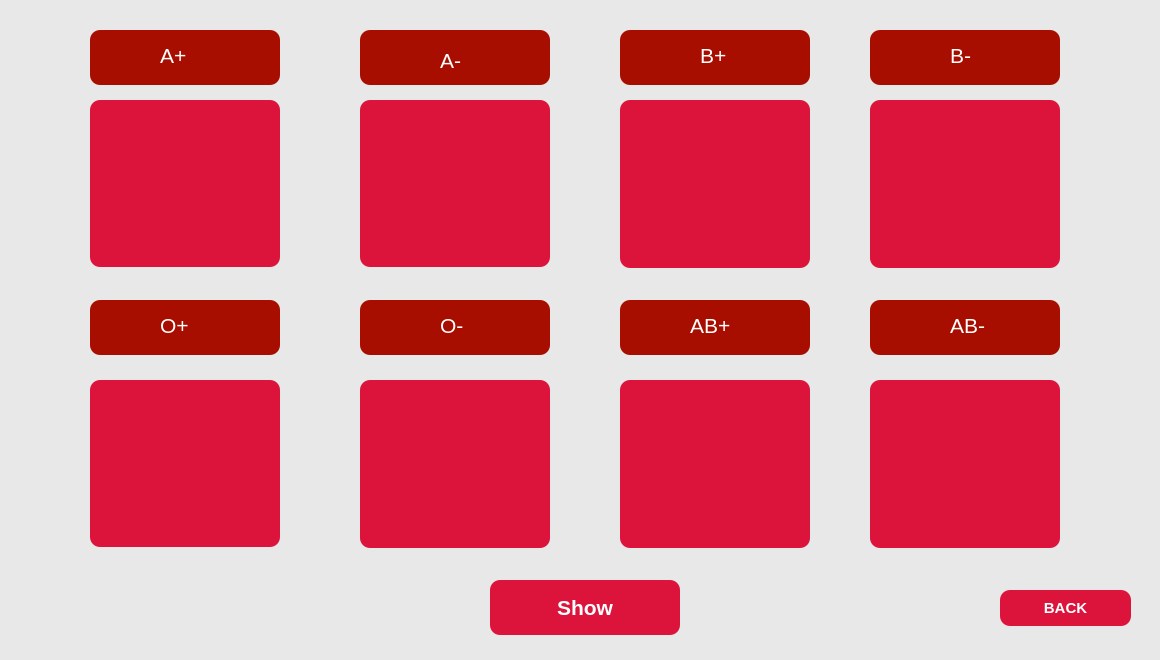
<?xml version="1.0" encoding="UTF-8"?>
<ui version="4.0">
 <class>showAllBagsInfo</class>
 <widget class="QDialog" name="showAllBagsInfo">
  <property name="geometry">
   <rect>
    <x>0</x>
    <y>0</y>
    <width>1160</width>
    <height>660</height>
   </rect>
  </property>
  <property name="windowTitle">
   <string>Dialog</string>
  </property>
  <property name="styleSheet">
   <string notr="true">#showAllBagsInfo{
background-color:	rgb(232,232,232);

}</string>
  </property>
  <widget class="QPlainTextEdit" name="Bminus">
   <property name="enabled">
    <bool>true</bool>
   </property>
   <property name="geometry">
    <rect>
     <x>870</x>
     <y>100</y>
     <width>190</width>
     <height>171</height>
    </rect>
   </property>
   <property name="font">
    <font>
     <family>Times New Roman</family>
     <pointsize>14</pointsize>
     <weight>75</weight>
     <bold>true</bold>
    </font>
   </property>
   <property name="styleSheet">
    <string notr="true">#Bminus{
color:white;
background-color:rgb(220, 20, 60);
border-radius: 10px;
margin-bottom:3px;
}</string>
   </property>
  </widget>
  <widget class="QGroupBox" name="groupBox_2">
   <property name="geometry">
    <rect>
     <x>870</x>
     <y>30</y>
     <width>190</width>
     <height>60</height>
    </rect>
   </property>
   <property name="styleSheet">
    <string notr="true">#groupBox_2{
color:white;
background-color:rgb(168, 14, 0);;
border-radius: 10px;
margin-bottom:5px;
}</string>
   </property>
   <property name="title">
    <string/>
   </property>
   <widget class="QLabel" name="label_4">
    <property name="geometry">
     <rect>
      <x>80</x>
      <y>10</y>
      <width>55</width>
      <height>31</height>
     </rect>
    </property>
    <property name="font">
     <font>
      <pointsize>16</pointsize>
     </font>
    </property>
    <property name="styleSheet">
     <string notr="true">#label_4{
	color: rgb(255, 255, 255);
}</string>
    </property>
    <property name="text">
     <string>B-</string>
    </property>
   </widget>
  </widget>
  <widget class="QPushButton" name="pushButton">
   <property name="geometry">
    <rect>
     <x>490</x>
     <y>580</y>
     <width>190</width>
     <height>60</height>
    </rect>
   </property>
   <property name="font">
    <font>
     <pointsize>16</pointsize>
     <weight>75</weight>
     <bold>true</bold>
    </font>
   </property>
   <property name="styleSheet">
    <string notr="true">#pushButton{
color:white;
background-color:rgb(220, 20, 60);
border-radius: 10px;
margin-bottom:5px;
}</string>
   </property>
   <property name="text">
    <string>Show</string>
   </property>
  </widget>
  <widget class="QPlainTextEdit" name="ABminus">
   <property name="enabled">
    <bool>true</bool>
   </property>
   <property name="geometry">
    <rect>
     <x>870</x>
     <y>380</y>
     <width>190</width>
     <height>171</height>
    </rect>
   </property>
   <property name="font">
    <font>
     <family>Times New Roman</family>
     <pointsize>14</pointsize>
     <weight>75</weight>
     <bold>true</bold>
    </font>
   </property>
   <property name="styleSheet">
    <string notr="true">#ABminus{
color:white;
background-color:rgb(220, 20, 60);
border-radius: 10px;
margin-bottom:3px;
}</string>
   </property>
  </widget>
  <widget class="QGroupBox" name="groupBox_7">
   <property name="geometry">
    <rect>
     <x>360</x>
     <y>300</y>
     <width>190</width>
     <height>60</height>
    </rect>
   </property>
   <property name="styleSheet">
    <string notr="true">#groupBox_7{
color:white;
background-color:rgb(168, 14, 0);;
border-radius: 10px;
margin-bottom:5px;
}</string>
   </property>
   <property name="title">
    <string/>
   </property>
   <widget class="QLabel" name="label_6">
    <property name="geometry">
     <rect>
      <x>80</x>
      <y>10</y>
      <width>61</width>
      <height>31</height>
     </rect>
    </property>
    <property name="font">
     <font>
      <pointsize>16</pointsize>
     </font>
    </property>
    <property name="styleSheet">
     <string notr="true">#label_6{
color: rgb(255, 255, 255);
}</string>
    </property>
    <property name="text">
     <string>O-</string>
    </property>
   </widget>
  </widget>
  <widget class="QPlainTextEdit" name="ABplus">
   <property name="enabled">
    <bool>true</bool>
   </property>
   <property name="geometry">
    <rect>
     <x>620</x>
     <y>380</y>
     <width>190</width>
     <height>171</height>
    </rect>
   </property>
   <property name="font">
    <font>
     <family>Times New Roman</family>
     <pointsize>14</pointsize>
     <weight>75</weight>
     <bold>true</bold>
    </font>
   </property>
   <property name="styleSheet">
    <string notr="true">#ABplus{
color:white;
background-color:rgb(220, 20, 60);
border-radius: 10px;
margin-bottom:3px;
}</string>
   </property>
  </widget>
  <widget class="QPlainTextEdit" name="Ominus">
   <property name="enabled">
    <bool>true</bool>
   </property>
   <property name="geometry">
    <rect>
     <x>360</x>
     <y>380</y>
     <width>190</width>
     <height>171</height>
    </rect>
   </property>
   <property name="font">
    <font>
     <family>Times New Roman</family>
     <pointsize>14</pointsize>
     <weight>75</weight>
     <bold>true</bold>
    </font>
   </property>
   <property name="styleSheet">
    <string notr="true">#Ominus{
color:white;
background-color:rgb(220, 20, 60);
border-radius: 10px;
margin-bottom:3px;
}</string>
   </property>
  </widget>
  <widget class="QGroupBox" name="groupBox_4">
   <property name="geometry">
    <rect>
     <x>620</x>
     <y>30</y>
     <width>190</width>
     <height>60</height>
    </rect>
   </property>
   <property name="styleSheet">
    <string notr="true">#groupBox_4{
color:white;
background-color:rgb(168, 14, 0);;
border-radius: 10px;
margin-bottom:5px;
}</string>
   </property>
   <property name="title">
    <string/>
   </property>
   <widget class="QLabel" name="label_3">
    <property name="geometry">
     <rect>
      <x>80</x>
      <y>10</y>
      <width>55</width>
      <height>31</height>
     </rect>
    </property>
    <property name="font">
     <font>
      <pointsize>16</pointsize>
     </font>
    </property>
    <property name="styleSheet">
     <string notr="true">#label_3{
	color: rgb(255, 255, 255);
}</string>
    </property>
    <property name="text">
     <string>B+</string>
    </property>
   </widget>
  </widget>
  <widget class="QPushButton" name="BackButton">
   <property name="geometry">
    <rect>
     <x>1250</x>
     <y>710</y>
     <width>111</width>
     <height>41</height>
    </rect>
   </property>
   <property name="font">
    <font>
     <pointsize>10</pointsize>
    </font>
   </property>
   <property name="styleSheet">
    <string notr="true">#BackButton{
color:white;
background-color:#006ba1;
border-radius: 10px;
margin-bottom:5px;
}</string>
   </property>
   <property name="text">
    <string>Back</string>
   </property>
  </widget>
  <widget class="QPlainTextEdit" name="Aminus">
   <property name="enabled">
    <bool>true</bool>
   </property>
   <property name="geometry">
    <rect>
     <x>360</x>
     <y>100</y>
     <width>190</width>
     <height>170</height>
    </rect>
   </property>
   <property name="font">
    <font>
     <family>Times New Roman</family>
     <pointsize>14</pointsize>
     <weight>75</weight>
     <bold>true</bold>
    </font>
   </property>
   <property name="styleSheet">
    <string notr="true">#Aminus{
color:white;
background-color:rgb(220, 20, 60);
border-radius: 10px;
margin-bottom:3px;
}</string>
   </property>
  </widget>
  <widget class="QPlainTextEdit" name="Oplus">
   <property name="enabled">
    <bool>true</bool>
   </property>
   <property name="geometry">
    <rect>
     <x>90</x>
     <y>380</y>
     <width>190</width>
     <height>170</height>
    </rect>
   </property>
   <property name="font">
    <font>
     <family>Times New Roman</family>
     <pointsize>14</pointsize>
     <weight>75</weight>
     <bold>true</bold>
    </font>
   </property>
   <property name="styleSheet">
    <string notr="true">#Oplus{
color:white;
background-color:rgb(220, 20, 60);
border-radius: 10px;
margin-bottom:3px;
}</string>
   </property>
  </widget>
  <widget class="QGroupBox" name="groupBox">
   <property name="geometry">
    <rect>
     <x>90</x>
     <y>30</y>
     <width>190</width>
     <height>60</height>
    </rect>
   </property>
   <property name="styleSheet">
    <string notr="true">#groupBox{
color:white;
background-color:rgb(168, 14, 0);;
border-radius: 10px;
margin-bottom:5px;
}</string>
   </property>
   <property name="title">
    <string/>
   </property>
   <widget class="QLabel" name="label">
    <property name="geometry">
     <rect>
      <x>70</x>
      <y>10</y>
      <width>55</width>
      <height>31</height>
     </rect>
    </property>
    <property name="font">
     <font>
      <pointsize>16</pointsize>
      <weight>50</weight>
      <bold>false</bold>
     </font>
    </property>
    <property name="styleSheet">
     <string notr="true">#label{
	color: rgb(255, 255, 255);
}</string>
    </property>
    <property name="text">
     <string>A+</string>
    </property>
   </widget>
  </widget>
  <widget class="QGroupBox" name="groupBox_8">
   <property name="geometry">
    <rect>
     <x>90</x>
     <y>300</y>
     <width>190</width>
     <height>60</height>
    </rect>
   </property>
   <property name="styleSheet">
    <string notr="true">#groupBox_8{
color:white;
background-color:rgb(168, 14, 0);;
border-radius: 10px;
margin-bottom:5px;
}</string>
   </property>
   <property name="title">
    <string/>
   </property>
   <widget class="QLabel" name="label_5">
    <property name="geometry">
     <rect>
      <x>70</x>
      <y>10</y>
      <width>61</width>
      <height>31</height>
     </rect>
    </property>
    <property name="font">
     <font>
      <pointsize>16</pointsize>
     </font>
    </property>
    <property name="styleSheet">
     <string notr="true">#label_5{
	color: rgb(255, 255, 255);
}</string>
    </property>
    <property name="text">
     <string>O+</string>
    </property>
   </widget>
  </widget>
  <widget class="QGroupBox" name="groupBox_5">
   <property name="geometry">
    <rect>
     <x>870</x>
     <y>300</y>
     <width>190</width>
     <height>60</height>
    </rect>
   </property>
   <property name="styleSheet">
    <string notr="true">#groupBox_5{
color:white;
background-color:rgb(168, 14, 0);;
border-radius: 10px;
margin-bottom:5px;
}</string>
   </property>
   <property name="title">
    <string/>
   </property>
   <widget class="QLabel" name="label_8">
    <property name="geometry">
     <rect>
      <x>80</x>
      <y>10</y>
      <width>55</width>
      <height>31</height>
     </rect>
    </property>
    <property name="font">
     <font>
      <pointsize>16</pointsize>
     </font>
    </property>
    <property name="styleSheet">
     <string notr="true">#label_8{
color: rgb(255, 255, 255);
}</string>
    </property>
    <property name="text">
     <string>AB-</string>
    </property>
   </widget>
  </widget>
  <widget class="QGroupBox" name="groupBox_3">
   <property name="geometry">
    <rect>
     <x>360</x>
     <y>30</y>
     <width>190</width>
     <height>60</height>
    </rect>
   </property>
   <property name="styleSheet">
    <string notr="true">#groupBox_3{
color:white;
background-color:rgb(168, 14, 0);
border-radius: 10px;
margin-bottom:5px;
}</string>
   </property>
   <property name="title">
    <string/>
   </property>
   <widget class="QLabel" name="label_2">
    <property name="geometry">
     <rect>
      <x>80</x>
      <y>10</y>
      <width>55</width>
      <height>41</height>
     </rect>
    </property>
    <property name="font">
     <font>
      <pointsize>16</pointsize>
      <weight>50</weight>
      <bold>false</bold>
     </font>
    </property>
    <property name="styleSheet">
     <string notr="true">#label_2{
	color: rgb(255, 255, 255);
}</string>
    </property>
    <property name="text">
     <string>A-</string>
    </property>
   </widget>
  </widget>
  <widget class="QPlainTextEdit" name="Bplus">
   <property name="enabled">
    <bool>true</bool>
   </property>
   <property name="geometry">
    <rect>
     <x>620</x>
     <y>100</y>
     <width>190</width>
     <height>171</height>
    </rect>
   </property>
   <property name="font">
    <font>
     <family>Times New Roman</family>
     <pointsize>14</pointsize>
     <weight>75</weight>
     <bold>true</bold>
    </font>
   </property>
   <property name="styleSheet">
    <string notr="true">#Bplus{
color:white;
background-color:rgb(220, 20, 60);
border-radius: 10px;
margin-bottom:3px;
}</string>
   </property>
  </widget>
  <widget class="QGroupBox" name="groupBox_6">
   <property name="geometry">
    <rect>
     <x>620</x>
     <y>300</y>
     <width>190</width>
     <height>60</height>
    </rect>
   </property>
   <property name="styleSheet">
    <string notr="true">#groupBox_6{
color:white;
background-color:rgb(168, 14, 0);;
border-radius: 10px;
margin-bottom:5px;
}</string>
   </property>
   <property name="title">
    <string/>
   </property>
   <widget class="QLabel" name="label_7">
    <property name="geometry">
     <rect>
      <x>70</x>
      <y>10</y>
      <width>55</width>
      <height>31</height>
     </rect>
    </property>
    <property name="font">
     <font>
      <pointsize>16</pointsize>
     </font>
    </property>
    <property name="styleSheet">
     <string notr="true">#label_7{
color: rgb(255, 255, 255);
}</string>
    </property>
    <property name="text">
     <string>AB+</string>
    </property>
   </widget>
  </widget>
  <widget class="QPlainTextEdit" name="Aplus">
   <property name="enabled">
    <bool>true</bool>
   </property>
   <property name="geometry">
    <rect>
     <x>90</x>
     <y>100</y>
     <width>190</width>
     <height>170</height>
    </rect>
   </property>
   <property name="font">
    <font>
     <family>Times New Roman</family>
     <pointsize>16</pointsize>
     <weight>75</weight>
     <bold>true</bold>
    </font>
   </property>
   <property name="styleSheet">
    <string notr="true">#Aplus{
color:white;
background-color:rgb(220, 20, 60);
border-radius: 10px;
margin-bottom:3px;
}</string>
   </property>
  </widget>
  <widget class="QPushButton" name="pushButton_2">
   <property name="geometry">
    <rect>
     <x>1000</x>
     <y>590</y>
     <width>131</width>
     <height>41</height>
    </rect>
   </property>
   <property name="font">
    <font>
     <pointsize>11</pointsize>
     <weight>75</weight>
     <bold>true</bold>
    </font>
   </property>
   <property name="styleSheet">
    <string notr="true">#pushButton_2{
color:white;
background-color:rgb(220, 20, 60);
border-radius: 10px;
margin-bottom:5px;
}</string>
   </property>
   <property name="text">
    <string>BACK</string>
   </property>
  </widget>
 </widget>
 <resources/>
 <connections/>
</ui>
